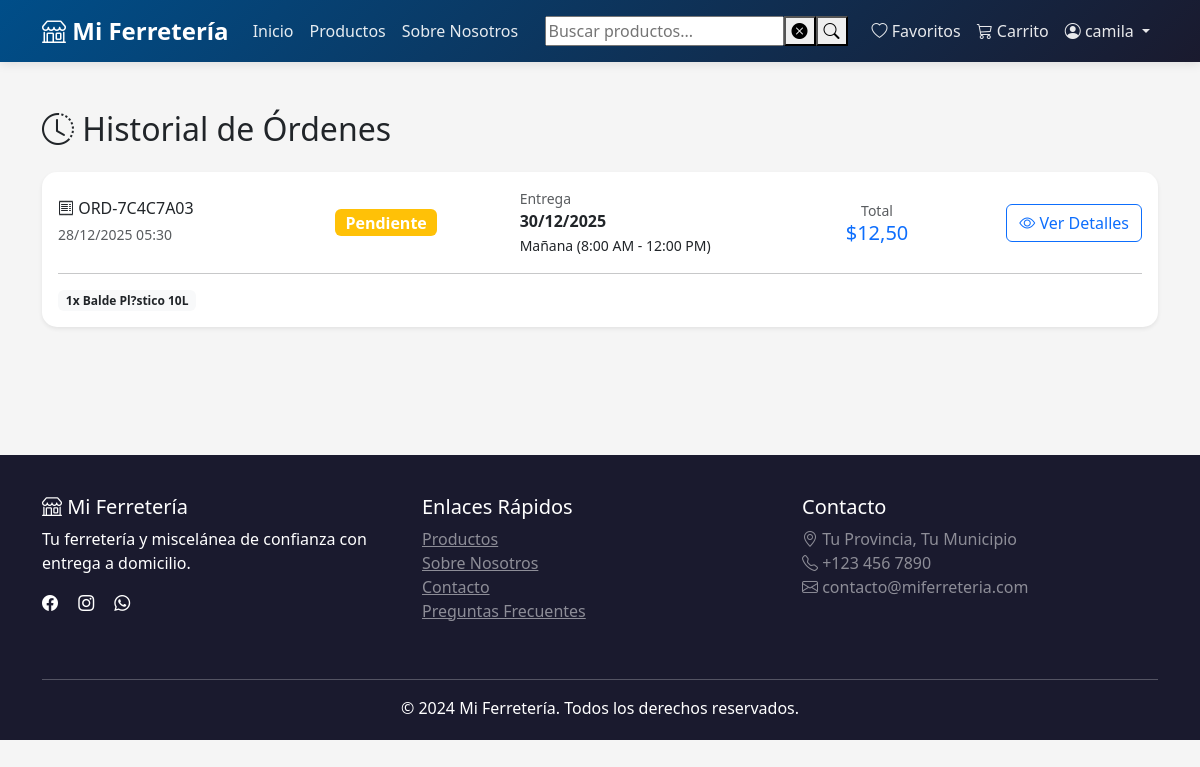
The app's page /mis-ordenes/ (signed in) with its own data.
### shop/models.py (models this page shows, shortened)
class Order(models.Model):
    PAYMENT_CHOICES = [
        ('cash', 'Efectivo'),
        ('transfer', 'Transferencia'),
    ]
    STATUS_CHOICES = [
        ('pending', 'Pendiente'),
        ('confirmed', 'Confirmado'),
        ('preparing', 'Preparando'),
        ('in_transit', 'En camino'),
        ('delivered', 'Entregado'),
        ('cancelled', 'Cancelado'),
    ]
    DELIVERY_TIME_CHOICES = [
        ('morning', 'Mañana (8:00 AM - 12:00 PM)'),
        ('afternoon', 'Tarde (12:00 PM - 6:00 PM)'),
        ('evening', 'Noche (6:00 PM - 9:00 PM)'),
    ]
    user = models.ForeignKey(
        User,
        on_delete=models.CASCADE,
        related_name='orders',
        verbose_name="Usuario",
        db_index=True  # ÍNDICE: Para filtrar órdenes por usuario
    )
    order_number = models.CharField(
        max_length=20,
        unique=True,
        verbose_name="Número de orden",
        db_index=True  # ÍNDICE: Para búsqueda por número de orden
    )
    delivery_address = models.TextField(verbose_name="Dirección de entrega")
    delivery_city = models.CharField(max_length=100, verbose_name="Municipio")
    delivery_province = models.CharField(max_length=100, verbose_name="Provincia")
    contact_phone = models.CharField(max_length=17, verbose_name="Teléfono de contacto")
    delivery_date = models.DateField(verbose_name="Fecha de entrega", db_index=True)  # ÍNDICE: Para reportes por fecha
    delivery_time = models.CharField(max_length=50, choices=DELIVERY_TIME_CHOICES, verbose_name="Hora de entrega")
    payment_method = models.CharField(max_length=20, choices=PAYMENT_CHOICES, verbose_name="Método de pago")
    status = models.CharField(
        max_length=20,
        choices=STATUS_CHOICES,
        default='pending',
        verbose_name="Estado",
        db_index=True  # ÍNDICE: Filtro muy común
    )
    subtotal = models.DecimalField(max_digits=10, decimal_places=2, verbose_name="Subtotal")
    delivery_fee = models.DecimalField(max_digits=10, decimal_places=2, default=0, verbose_name="Costo de envío")
    total = models.DecimalField(max_digits=10, decimal_places=2, verbose_name="Total", db_index=True)  # ÍNDICE: Para reportes
    notes = models.TextField(blank=True, verbose_name="Notas adicionales")
    admin_notes = models.TextField(blank=True, verbose_name="Notas del administrador")
    cancellation_reason = models.TextField(blank=True, verbose_name="Motivo de cancelación")
    created_at = models.DateTimeField(auto_now_add=True, verbose_name="Fecha de creación", db_index=True)  # ÍNDICE: Ordenar
    updated_at = models.DateTimeField(auto_now=True, verbose_name="Última actualización")
    class Meta:
        verbose_name = "Orden"
        verbose_name_plural = "Órdenes"
        ordering = ['-created_at']
        indexes = [
            models.Index(fields=['user', '-created_at']),
            models.Index(fields=['status', '-created_at']),
            models.Index(fields=['status', 'user']),
            models.Index(fields=['created_at', 'status']),
        ]

class OrderItem(models.Model):
    order = models.ForeignKey(
        Order,
        on_delete=models.CASCADE,
        related_name='items',
        verbose_name="Orden",
        db_index=True  # ÍNDICE: Para obtener items de una orden
    )
    product = models.ForeignKey(
        Product,
        on_delete=models.PROTECT,
        verbose_name="Producto",
        db_index=True  # ÍNDICE: Para reportes de productos vendidos
    )
    quantity = models.IntegerField(validators=[MinValueValidator(1)], verbose_name="Cantidad")
    price = models.DecimalField(max_digits=10, decimal_places=2, verbose_name="Precio unitario")
    class Meta:
        verbose_name = "Item de Orden"
        verbose_name_plural = "Items de Orden"
        indexes = [
            models.Index(fields=['product', 'order']),
        ]

class Product(models.Model):
    category = models.ForeignKey(
        Category,
        on_delete=models.CASCADE,
        related_name='products',
        verbose_name="Categoría",
        db_index=True  # ÍNDICE: Para búsquedas por categoría
    )
    name = models.CharField(max_length=200, verbose_name="Nombre", db_index=True)  # ÍNDICE: Para búsquedas
    description = models.TextField(verbose_name="Descripción")
    price = models.DecimalField(
        max_digits=10,
        decimal_places=2,
        validators=[MinValueValidator(Decimal('0.01'))],
        verbose_name="Precio",
        db_index=True  # ÍNDICE: Para ordenar por precio
    )
    stock = models.IntegerField(
        default=0,
        validators=[MinValueValidator(0)],
        verbose_name="Stock",
        db_index=True  # ÍNDICE: Para filtros de stock
    )
    image = models.ImageField(upload_to='products/', blank=True, null=True, verbose_name="Imagen")
    is_active = models.BooleanField(default=True, verbose_name="Activo", db_index=True)  # ÍNDICE: Filtro común
    featured = models.BooleanField(default=False, verbose_name="Destacado", db_index=True)  # ÍNDICE: Para featured
    sku = models.CharField(max_length=50, unique=True, verbose_name="SKU", db_index=True)  # ÍNDICE: Búsquedas por SKU
    created_at = models.DateTimeField(auto_now_add=True, db_index=True)  # ÍNDICE: Para ordenar
    updated_at = models.DateTimeField(auto_now=True)
    material = models.CharField(
        max_length=100,
        blank=True,
        verbose_name="Material",
        help_text="Ej: Acero galvanizado, Plástico ABS, Madera"
    )
    dimensiones = models.CharField(
        max_length=200,
        blank=True,
        verbose_name="Dimensiones",
        help_text="Ej: 10cm x 5cm x 2cm, Largo 50cm"
    )
    peso = models.DecimalField(
        max_digits=8,  # Permite hasta 999999.99 kg
        decimal_places=2,
        blank=True,
        null=True,
        verbose_name="Peso (kg)",
        help_text="Peso en kilogramos"
    )
    voltaje = models.CharField(
        max_length=50,
        blank=True,
        verbose_name="Voltaje",
        help_text="Ej: 110V, 220V, 12V DC"
    )
    potencia = models.CharField(
        max_length=50,
        blank=True,
        verbose_name="Potencia",
        help_text="Ej: 1500W, 2HP, 750W"
    )
    marca = models.CharField(
        max_length=100,
        blank=True,
        verbose_name="Marca",
        help_text="Fabricante o marca del producto"
    )
    garantia = models.CharField(
        max_length=100,
        blank=True,
        verbose_name="Garantía",
        help_text="Ej: 1 año, 6 meses, Sin garantía"
    )
    color = models.CharField(
        max_length=50,
        blank=True,
        verbose_name="Color",
        help_text="Color principal del producto"
    )
    uso_recomendado = models.TextField(
        blank=True,
        verbose_name="Uso Recomendado",
        help_text="Para qué se recomienda usar este producto"
    )
    class Meta:
        verbose_name = "Producto"
        verbose_name_plural = "Productos"
        ordering = ['-created_at']
        indexes = [
            models.Index(fields=['category', 'is_active', '-created_at']),
            models.Index(fields=['featured', 'is_active']),
            models.Index(fields=['is_active', 'stock']),
            models.Index(fields=['name', 'is_active']),
            models.Index(fields=['marca', 'is_active']),
        ]

### shop/views/orders.py (the view)
# urls.py: path('mis-ordenes/', views.order_history, name='order_history'),
@login_required
def order_history(request):
    orders = Order.objects.filter(
        user=request.user
    ).prefetch_related(
        Prefetch(
            'items',
            queryset=OrderItem.objects.select_related('product', 'product__category')
        )
    ).order_by('-created_at')
    context = {
        'orders': orders,
    }
    return render(request, 'shop/order_history.html', context)

### shop/templates/shop/order_history.html (shortened to what this page needs)
{% extends 'shop/base.html' %}
{% block content %}
<div class="container py-5">
    <h2 class="mb-4">
        <i class="bi bi-clock-history"></i> Historial de Órdenes
    </h2>
    {% if orders %}
        <div class="row g-4">
            {% for order in orders %}
                <div class="col-12">
                    <div class="card shadow-sm">
                        <div class="card-body">
                            <div class="row align-items-center">
                                <div class="col-lg-3">
                                    <h6 class="mb-1">
                                        <i class="bi bi-receipt"></i> {{ order.order_number }}
                                    </h6>
                                    <small class="text-muted">{{ order.created_at|date:"d/m/Y H:i" }}</small>
                                </div>
                                <div class="col-lg-2">
                                    <span class="badge bg-{% if order.status == 'pending' %}warning{% elif order.status == 'confirmed' %}info{% elif order.status == 'preparing' %}primary{% elif order.status == 'in_transit' %}info{% elif order.status == 'delivered' %}success{% else %}danger{% endif %} fs-6">
                                        {{ order.get_status_display }}
                                    </span>
                                </div>
                                <div class="col-lg-3">
                                    <small class="text-muted d-block">Entrega</small>
                                    <strong>{{ order.delivery_date|date:"d/m/Y" }}</strong>
                                    <br>
                                    <small>{{ order.get_delivery_time_display }}</small>
                                </div>
                                <div class="col-lg-2 text-center">
                                    <small class="text-muted d-block">Total</small>
                                    <h5 class="mb-0 text-primary">${{ order.total }}</h5>
                                </div>
                                <div class="col-lg-2 text-end">
                                    <a href="{% url 'shop:order_detail' order.id %}"
                                       class="btn btn-outline-primary">
                                        <i class="bi bi-eye"></i> Ver Detalles
                                    </a>
                                </div>
                            </div>
                            <hr class="my-3">
                            <div class="d-flex gap-2 flex-wrap">
                                {% for item in order.items.all|slice:":3" %}
                                    <span class="badge bg-light text-dark">
                                        {{ item.quantity }}x {{ item.product.name }}
                                    </span>
                                {% endfor %}
                            </div>
                        </div>
                    </div>
                </div>
            {% endfor %}
        </div>
    {% endif %}
</div>
{% endblock %}

### shop/templates/shop/base.html (shortened to what this page needs)
<!DOCTYPE html>
<html lang="es">
<head>
    <link href="https://cdn.jsdelivr.net/npm/bootstrap@5.3.0/dist/css/bootstrap.min.css" rel="stylesheet">
    <link rel="stylesheet" href="https://cdn.jsdelivr.net/npm/bootstrap-icons@1.10.0/font/bootstrap-icons.css">
    {% load static %}
    <link rel="stylesheet" href="{% static 'css/loading-indicators.css' %}">
    <link rel="stylesheet" href="{% static 'css/toast.css' %}">
    <link rel="stylesheet" href="{% static 'css/compare.css' %}">
    <link rel="stylesheet" href="{% static 'css/quick-view.css' %}">
    <link rel="stylesheet" href="{% static 'css/base.css' %}">
</head>
<body>
    <nav class="navbar navbar-expand-lg navbar-dark sticky-top">
        <div class="container">
            <a class="navbar-brand" href="{% url 'shop:home' %}">
                <i class="bi bi-shop"></i> Mi Ferretería
            </a>
            <div class="collapse navbar-collapse" id="navbarNav">
                <ul class="navbar-nav me-auto">
                    <li class="nav-item">
                        <a class="nav-link" href="{% url 'shop:home' %}">Inicio</a>
                    </li>
                    <li class="nav-item">
                        <a class="nav-link" href="{% url 'shop:product_list' %}">Productos</a>
                    </li>
                    <li class="nav-item">
                        <a class="nav-link" href="{% url 'shop:about_us' %}">Sobre Nosotros</a>
                    </li>
                </ul>
                <div class="search-container d-flex me-3">
                    <input class="search-input"
                        type="search"
                        id="searchInput"
                        name="q"
                        placeholder="Buscar productos..."
                        aria-label="Search"
                        autocomplete="off">
                    <button type="button"
                        class="clear-search-btn"
                        aria-label="Limpiar búsqueda">
                        <i class="bi bi-x-circle-fill"></i>
                    </button>
                    <button class="search-btn"
                        type="button"
                        id="searchBtn"
                        aria-label="Buscar">
                        <i class="bi bi-search"></i>
                    </button>
                </div>
                <ul class="navbar-nav">
                    {% if user.is_authenticated %}
                        <li class="nav-item">
                            <li class="nav-item">
                                <a class="nav-link" href="{% url 'shop:wishlist' %}">
                                    <i class="bi bi-heart"></i> Favoritos
                                </a>
                            </li>
                            <a class="nav-link position-relative" href="{% url 'shop:cart' %}">
                                <i class="bi bi-cart3"></i> Carrito
                            </a>
                        </li>
                        <li class="nav-item dropdown">
                            <a class="nav-link dropdown-toggle" href="#" id="navbarDropdown" role="button" data-bs-toggle="dropdown">
                                <i class="bi bi-person-circle"></i> {{ user.first_name|default:user.username }}
                            </a>
                        </li>
                    {% endif %}
                </ul>
            </div>
        </div>
    </nav>
    <main>
        {% block content %}{% endblock %}
    </main>
    <footer class="footer">
        <div class="container">
            <div class="row">
                <div class="col-md-4 mb-4">
                    <h5><i class="bi bi-shop"></i> Mi Ferretería</h5>
                    <p>Tu ferretería y miscelánea de confianza con entrega a domicilio.</p>
                    <div class="social-links">
                        <a href="#" class="text-white me-3"><i class="bi bi-facebook"></i></a>
                        <a href="#" class="text-white me-3"><i class="bi bi-instagram"></i></a>
                        <a href="#" class="text-white me-3"><i class="bi bi-whatsapp"></i></a>
                    </div>
                </div>
                <div class="col-md-4 mb-4">
                    <h5>Enlaces Rápidos</h5>
                    <ul class="list-unstyled">
                        <li><a href="{% url 'shop:product_list' %}" class="text-white-50">Productos</a></li>
                        <li><a href="{% url 'shop:about_us' %}" class="text-white-50">Sobre Nosotros</a></li>
                        <li><a href="{% url 'shop:contact' %}" class="text-white-50">Contacto</a></li>
                        <li><a href="{% url 'shop:faq' %}" class="text-white-50">Preguntas Frecuentes</a></li>
                    </ul>
                </div>
                <div class="col-md-4 mb-4">
                    <h5>Contacto</h5>
                    <p class="text-white-50">
                        <i class="bi bi-geo-alt"></i> Tu Provincia, Tu Municipio<br>
                        <i class="bi bi-telephone"></i> +123 456 7890<br>
                        <i class="bi bi-envelope"></i> contacto@miferreteria.com
                    </p>
                </div>
            </div>
            <hr class="bg-white">
            <div class="text-center">
                <p class="mb-0">&copy; 2024 Mi Ferretería. Todos los derechos reservados.</p>
            </div>
        </div>
    </footer>
</body>
</html>

### records on screen
Order: order_number "ORD-7C4C7A03", created_at "28/12/2025 05:30", status "Pendiente", delivery_date "30/12/2025", delivery_time "Mañana (8:00 AM - 12:00 PM)", total "12,50"
OrderItem: quantity "1", product.name "Balde Pl?stico 10L"

### other values on screen
{{ user.first_name|default:user.username }} "camila"
